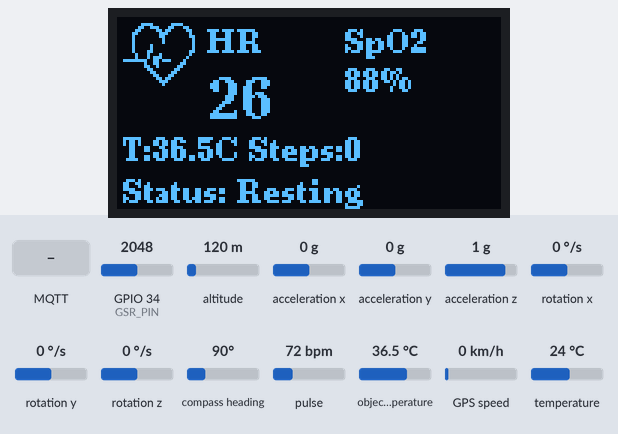
A sketch run on a simulated ESP32. On the bench: 128×64 one-colour display. The test bench sets the inputs (shaded band); at power-on: acceleration x 0 g, acceleration y 0 g, pulse 72 bpm, acceleration z 1 g, GPIO 34 (GSR_PIN) = 2048, altitude 120 m, rotation x 0 °/s, rotation y 0 °/s, rotation z 0 °/s, compass heading 90°, object temperature 36.5 °C, GPS speed 0 km/h, temperature 24 °C. WiFi joins after 1.5 s; servers stay silent unless stated; random numbers use the default seed unless the sketch sets one; the GPS gets a fix after 3 s at 37.7749, -122.4194 with 8 satellites; no MQTT or app messages arrive unless stated.

Above: at 2.8 s.
2.9 s: acceleration x set to -0.8 g
At 5.5 s:
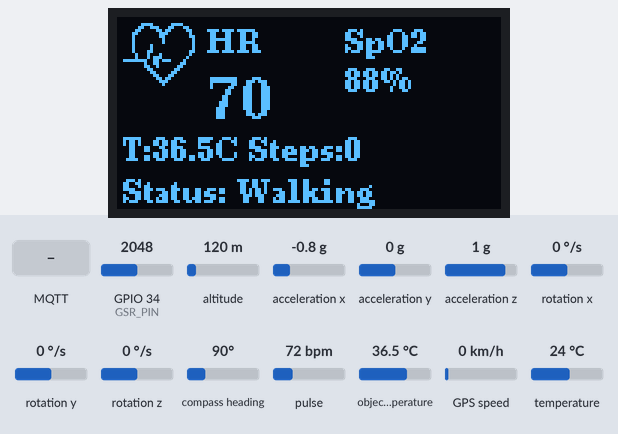
6.7 s: MQTT message "WARNING" arrives on the first subscribed topic
At 7.9 s:
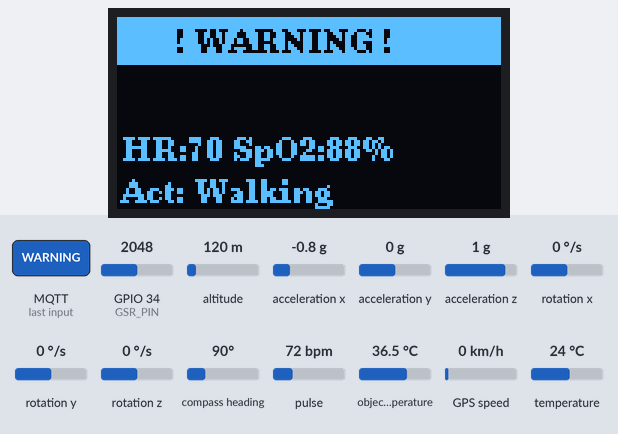
8.2 s: acceleration y set to -1.4 g
At 8.9 s:
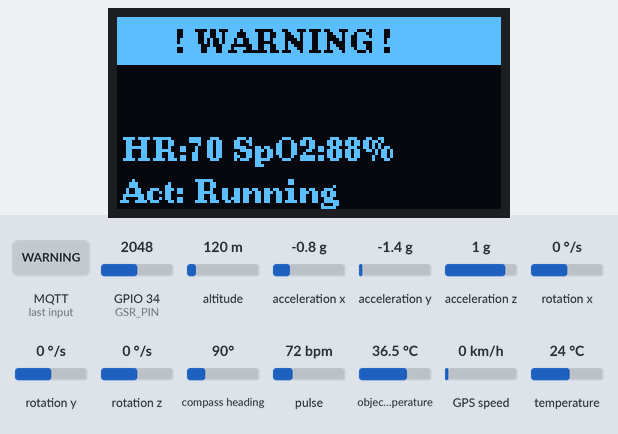
9.7 s: pulse set to 130 bpm
At 11.7 s:
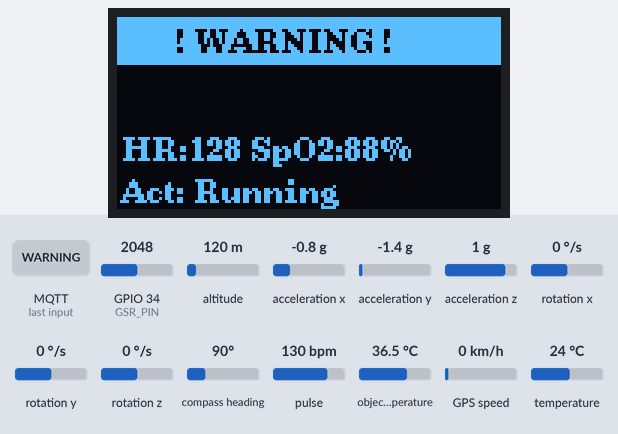
11.8 s: MQTT message "DANGER" arrives on the first subscribed topic
At 14.6 s:
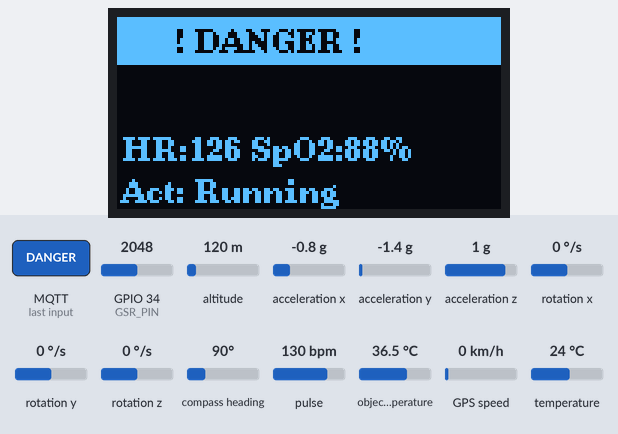
15.9 s: acceleration z set to -0.1 g
At 20.1 s:
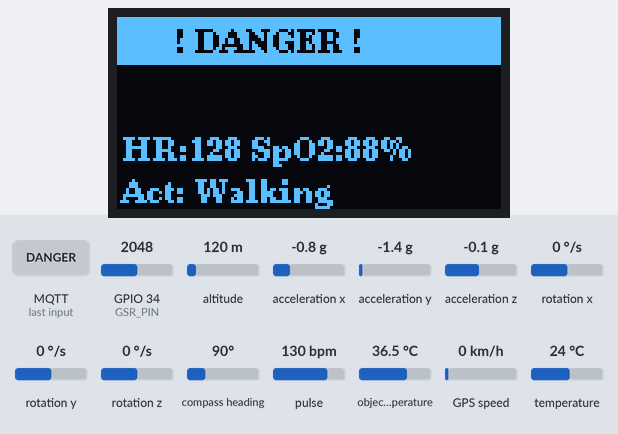
Timing chart, 0 to 21.0 s (numbered marks = the images above; inputs shaded):
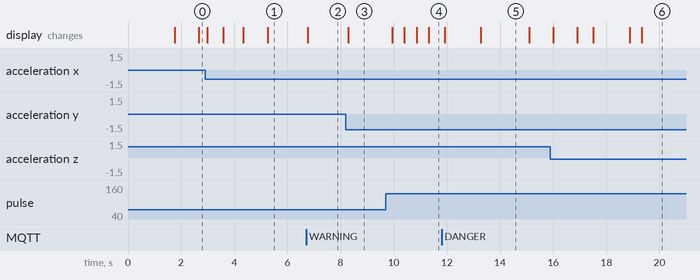

Measured:
- after the input at 6.7 s, the display: changes after 0.06 s (image 2)
- after the input at 8.2 s, the display: changes after 0.08 s (image 3)
- after the input at 9.7 s, the display: first changes after 0.24 s (image 4 shows a later state)

The sketch:

smart_band.ino
```cpp
#include <Wire.h>
#include<WiFi.h>
#include<WiFiClientSecure.h>
#include<PubSubClient.h>
#include <U8g2lib.h>
#include "MAX30105.h"
#include "heartRate.h"
#include <TinyGPSPlus.h>
#include <Adafruit_MLX90614.h>
#include <Adafruit_MPU6050.h>
#include <Adafruit_Sensor.h>
// =====================================================
//              WiFi & HiveMQ Cloud Credentials
// =====================================================
const char* ssid        = "Bahaa";
const char* password    = "1732001#";

const char* mqtt_server = "831c5bf5139c44d898a9ba6f0b3c526c.s1.eu.hivemq.cloud";
const int   mqtt_port   =  8883 ;
const char* mqtt_user   = "Neuro_link";
const char* mqtt_pass   = "smartband";

const char* TOPIC_SENSORS = "neurolink/sensors/data";
const char* TOPIC_ALERTS  = "neurolink/alerts/status";

WiFiClientSecure secureClient;
PubSubClient client(secureClient);

// =====================================================
//                       MAX30105
// =====================================================
MAX30105 particleSensor;
const byte RATE_SIZE = 4;
byte rates[RATE_SIZE];
byte rateSpot = 0;
long lastBeat = 0;
float beatsPerMinute = 0.0;
int beatAvg = 0;
float bloodOxygen = 98.0; // Default SpO2 estimation

// HRV calculation variables (RMSSD)
const byte IBI_SIZE = 8;
long ibiHistory[IBI_SIZE];
byte ibiIndex = 0;
float currentHRV = 0.0;

// =====================================================
//                         GSR
// =====================================================
#define GSR_PIN 34
int gsrRaw = 0;
float gsrConductance = 0.0; // Micro-Siemens
float sweatResponse = 0.0;  // Baseline dynamic response

// =====================================================
//                     GPS NEO-6M
// =====================================================
#define GPS_RX_PIN 16
#define GPS_TX_PIN 17
TinyGPSPlus gps;
HardwareSerial GPS_Serial(2);
bool gpsFix = false;

// =====================================================
//                       MLX90614
// =====================================================
Adafruit_MLX90614 mlx = Adafruit_MLX90614();
float objectTemperature = 0.0;

// =====================================================
//                       MPU6050
// =====================================================
Adafruit_MPU6050 mpu;
float accelX = 0.0, accelY = 0.0, accelZ = 0.0;
float gyroX = 0.0, gyroY = 0.0, gyroZ = 0.0;

// Step counter & Activity Tracking
int stepCount = 0;
float prevMag = 1.0;
unsigned long lastStepTime = 0;
String activityStatus = "Resting";

// =====================================================
//                        OLED
// =====================================================
U8G2_SSD1306_128X64_NONAME_F_HW_I2C u8g2(U8G2_R0, U8X8_PIN_NONE);

static const unsigned char beat1_bmp[] U8X8_PROGMEM = {
  0xC0, 0x03, 0x0F, 0x60, 0x8E, 0x31, 0x30, 0xD8,
  0x60, 0x18, 0x70, 0x40, 0x08, 0x30, 0xC0, 0x08,
  0x20, 0x80, 0x08, 0x20, 0x80, 0x08, 0x02, 0x80,
  0x08, 0x02, 0x80, 0x08, 0x03, 0xC0, 0x10, 0x11,
  0x40, 0x10, 0x1D, 0x20, 0xFF, 0xEC, 0x10, 0x80,
  0x0C, 0x18, 0x80, 0x09, 0x0C, 0x00, 0x03, 0x06,
  0x00, 0x06, 0x03, 0x00, 0x8C, 0x01, 0x00, 0xD8,
  0x00, 0x00, 0x70, 0x00, 0x00, 0x20, 0x00
};

// =====================================================
//                 System State & Timers
// =====================================================
String serverStatus  = "NORMAL";
String serverMessage = "System Ready";

unsigned long lastMqttPublish = 0;
const unsigned long MQTT_PUBLISH_INTERVAL = 60000;

unsigned long lastDisplayUpdate = 0;
const unsigned long DISPLAY_INTERVAL = 150;

// =====================================================
//                     Helper Functions
// =====================================================
String getTimestamp() {
  if (gps.date.isValid() && gps.time.isValid()) {
    char buf[25];
    sprintf(buf, "%04d-%02d-%02dT%02d:%02d:%02dZ",
            gps.date.year(), gps.date.month(), gps.date.day(),
            gps.time.hour(), gps.time.minute(), gps.time.second());
    return String(buf);
  }
  return "2026-09-27T12:00:00Z"; // Fallback timestamp
}

void mqttCallback(char* topic, byte* payload, unsigned int length) {
  String incomingMessage = "";
  for (unsigned int i = 0; i < length; i++) {
    incomingMessage += (char)payload[i];
  }

  int delimiterIndex = incomingMessage.indexOf(',');
  if (delimiterIndex != -1) {
    serverStatus = incomingMessage.substring(0, delimiterIndex);
    serverMessage = incomingMessage.substring(delimiterIndex + 1);
  } else {
    serverStatus = incomingMessage;
    serverMessage = "";
  }
}

void reconnectMQTT() {
  if (WiFi.status() != WL_CONNECTED) return;

  if (!client.connected()) {
    String clientId = "ESP32_NeuroLink_" + String(random(0xffff), HEX);
    if (client.connect(clientId.c_str(), mqtt_user, mqtt_pass)) {
      client.subscribe(TOPIC_ALERTS);
    }
  }
}

void readGPS() {
  while (GPS_Serial.available()) {
    gps.encode(GPS_Serial.read());
  }
  gpsFix = gps.location.isValid();
}

void readTemperature() {
  float temp = mlx.readObjectTempC();
  if (!isnan(temp) && temp > 15.0 && temp < 50.0) {
    objectTemperature = temp;
  }
}

void readMPU6050() {
  sensors_event_t accel, gyro, temp;
  mpu.getEvent(&accel, &gyro, &temp);

  accelX = accel.acceleration.x / 9.80665;
  accelY = accel.acceleration.y / 9.80665;
  accelZ = accel.acceleration.z / 9.80665;

  gyroX = gyro.gyro.x;
  gyroY = gyro.gyro.y;
  gyroZ = gyro.gyro.z;

  // Compute Total Vector Magnitude for Step & Activity
  float totalAccelMag = sqrt(accelX * accelX + accelY * accelY + accelZ * accelZ);

  if (totalAccelMag > 1.35 && prevMag <= 1.35 && (millis() - lastStepTime > 300)) {
    stepCount++;
    lastStepTime = millis();
  }
  prevMag = totalAccelMag;

  // Classify Current Activity Status
  if (totalAccelMag > 1.7) {
    activityStatus = "Running";
  } else if (totalAccelMag > 1.15) {
    activityStatus = "Walking";
  } else {
    activityStatus = "Resting";
  }
}

// =====================================================
//                        SETUP
// =====================================================
void setup() {
  Serial.begin(115200);

  Wire.begin(21, 22);
  Wire.setClock(400000);

  u8g2.begin();
  u8g2.clearBuffer();
  u8g2.setFont(u8g2_font_ncenB08_tr);
  u8g2.drawStr(5, 25, "NeuroLink Booting");
  u8g2.drawStr(5, 45, "Connecting WiFi...");
  u8g2.sendBuffer();

  WiFi.mode(WIFI_STA);
  WiFi.begin(ssid, password);
  int wifiAttempts = 0;
  while (WiFi.status() != WL_CONNECTED && wifiAttempts < 25) {
    delay(400);
    wifiAttempts++;
  }

  secureClient.setInsecure();
  client.setServer(mqtt_server, mqtt_port);
  client.setCallback(mqttCallback);
  client.setBufferSize(768); // Expanded buffer for detailed JSON

  if (!particleSensor.begin(Wire, I2C_SPEED_FAST)) {
    u8g2.clearBuffer();
    u8g2.drawStr(5, 30, "MAX30105 Error!");
    u8g2.sendBuffer();
    while (1);
  }
  particleSensor.setup();
  particleSensor.setPulseAmplitudeRed(0x1F); // Red LED enabled for SpO2 calculation
  particleSensor.setPulseAmplitudeIR(0x1F);
  particleSensor.setPulseAmplitudeGreen(0);

  pinMode(GSR_PIN, INPUT);

  mlx.begin();

  if (mpu.begin(0x68, &Wire)) {
    mpu.setAccelerometerRange(MPU6050_RANGE_8_G);
    mpu.setGyroRange(MPU6050_RANGE_500_DEG);
    mpu.setFilterBandwidth(MPU6050_BAND_21_HZ);
  }

  GPS_Serial.begin(9600, SERIAL_8N1, GPS_RX_PIN, GPS_TX_PIN);
}

// =====================================================
//                        LOOP
// =====================================================
void loop() {
  if (!client.connected()) {
    reconnectMQTT();
  }
  client.loop();

  readGPS();
  readTemperature();
  readMPU6050();

  // GSR & Sweat Response derivation
  gsrRaw = analogRead(GSR_PIN);
  gsrConductance = (4095.0 - (float)gsrRaw) * 0.025; // Transformed to uS scale
  if (gsrConductance < 0) gsrConductance = 0;
  sweatResponse = gsrConductance * 0.36;             // Normalized response

  // MAX30105 Heart Rate & HRV computation
  long irValue = particleSensor.getIR();
  long redValue = particleSensor.getRed();

  if (irValue > 50000) {
    if (checkForBeat(irValue)) {
      long delta = millis() - lastBeat;
      lastBeat = millis();
      beatsPerMinute = 60 / (delta / 1000.0);

      if (beatsPerMinute < 230 && beatsPerMinute > 30) {
        rates[rateSpot++] = (byte)beatsPerMinute;
        rateSpot %= RATE_SIZE;

        beatAvg = 0;
        for (byte x = 0; x < RATE_SIZE; x++) beatAvg += rates[x];
        beatAvg /= RATE_SIZE;

        // HRV (RMSSD calculation)
        ibiHistory[ibiIndex++] = delta;
        ibiIndex %= IBI_SIZE;

        float sumDiffSq = 0.0;
        for (byte i = 0; i < IBI_SIZE - 1; i++) {
          long diff = ibiHistory[i + 1] - ibiHistory[i];
          sumDiffSq += (float)(diff * diff);
        }
        currentHRV = sqrt(sumDiffSq / (IBI_SIZE - 1));
      }

      // Simple SpO2 estimation ratio
      if (redValue > 0 && irValue > 0) {
        float ratio = ((float)redValue / irValue);
        bloodOxygen = 110.0 - (25.0 * ratio);
        if (bloodOxygen > 100.0) bloodOxygen = 99.0;
        if (bloodOxygen < 85.0) bloodOxygen = 88.0;
      }
    }
  } else {
    beatAvg = 0;
    currentHRV = 0.0;
  }

  // Publish Payload matching the requested JSON structure every 2 seconds
  if (millis() - lastMqttPublish >= MQTT_PUBLISH_INTERVAL) {
    lastMqttPublish = millis();

    if (client.connected()) {
      String payload = "{\n";
      payload += "  \"Heart_Rate\": " + String(beatAvg) + ",\n";
      payload += "  \"Body_Temperature\": " + String(objectTemperature > 0 ? objectTemperature : 36.6, 1) + ",\n";
      payload += "  \"Blood_Oxygen\": " + String(bloodOxygen, 1) + ",\n";
      payload += "  \"Step_Count\": " + String(stepCount) + ",\n";
      payload += "  \"Accel_X\": " + String(accelX, 2) + ",\n";
      payload += "  \"Accel_Y\": " + String(accelY, 2) + ",\n";
      payload += "  \"Accel_Z\": " + String(accelZ, 2) + ",\n";
      payload += "  \"Gyro_X\": " + String(gyroX, 2) + ",\n";
      payload += "  \"Gyro_Y\": " + String(gyroY, 2) + ",\n";
      payload += "  \"Gyro_Z\": " + String(gyroZ, 2) + ",\n";
      payload += "  \"GSR_Value\": " + String(gsrConductance, 2) + ",\n";
      payload += "  \"HRV\": " + String(currentHRV, 2) + ",\n";
      payload += "  \"Sweat_Response\": " + String(sweatResponse, 2) + "\n";
      payload += "}";

      client.publish(TOPIC_SENSORS, payload.c_str());
    }
  }

  // Update OLED UI (Non-blocking)
  if (millis() - lastDisplayUpdate >= DISPLAY_INTERVAL) {
    lastDisplayUpdate = millis();

    u8g2.clearBuffer();

    if (serverStatus == "WARNING" || serverStatus == "DANGER") {
      u8g2.drawBox(0, 0, 128, 16);
      u8g2.setDrawColor(0);
      u8g2.setFont(u8g2_font_ncenB08_tr);
      u8g2.setCursor(20, 12);
      u8g2.print("! " + serverStatus + " !");

      u8g2.setDrawColor(1);
      u8g2.setCursor(2, 32);
      u8g2.print(serverMessage);

      u8g2.setCursor(2, 48);
      u8g2.print("HR:" + String(beatAvg) + " SpO2:" + String(bloodOxygen, 0) + "%");

      u8g2.setCursor(2, 62);
      u8g2.print("Act: " + activityStatus);
    } else {
      if (irValue > 50000) {
        u8g2.drawXBMP(2, 2, 24, 21, beat1_bmp);

        u8g2.setFont(u8g2_font_ncenB08_tr);
        u8g2.setCursor(30, 12);
        u8g2.print("HR");
        u8g2.setFont(u8g2_font_ncenB14_tr);
        u8g2.setCursor(30, 34);
        u8g2.print(beatAvg);

        u8g2.setFont(u8g2_font_ncenB08_tr);
        u8g2.setCursor(76, 12);
        u8g2.print("SpO2");
        u8g2.setCursor(76, 25);
        u8g2.print(String(bloodOxygen, 0) + "%");

        u8g2.setCursor(2, 48);
        u8g2.print("T:" + String(objectTemperature, 1) + "C Steps:" + String(stepCount));

        u8g2.setCursor(2, 62);
        u8g2.print("Status: " + activityStatus);
      } else {
        u8g2.setFont(u8g2_font_ncenB08_tr);
        u8g2.drawStr(10, 15, "NeuroLink Wear");
        u8g2.drawStr(10, 30, "Place Finger...");

        u8g2.setCursor(10, 46);
        u8g2.print("Temp: " + String(objectTemperature, 1) + " C");

        u8g2.setCursor(10, 62);
        u8g2.print("Steps: " + String(stepCount));
      }
    }
    u8g2.sendBuffer();
  }
}
```
